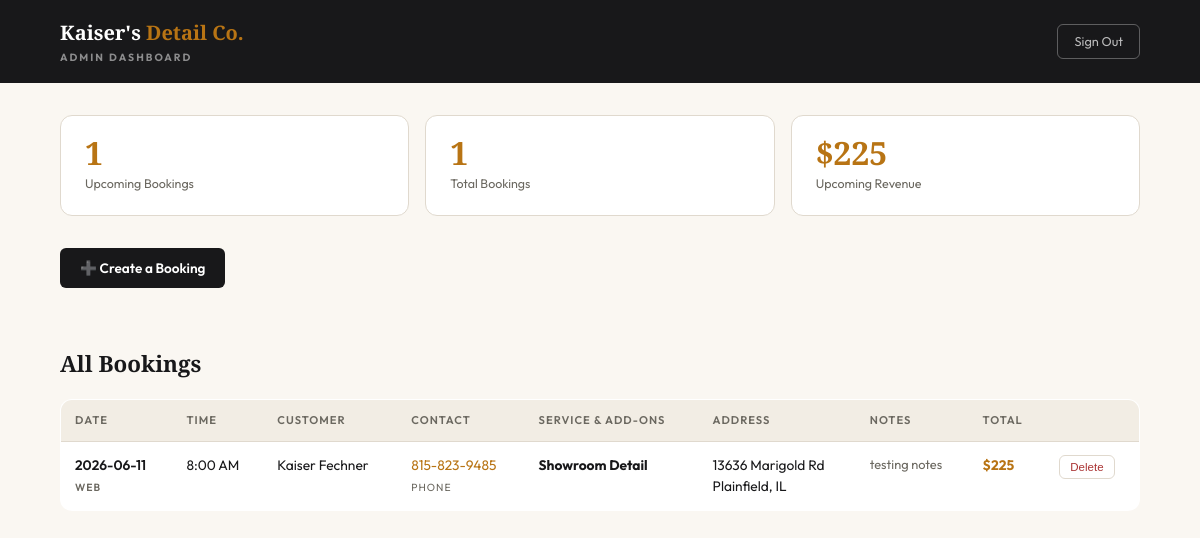
/admin (signed in), run on the app's committed database.
### tables this page shows
CREATE TABLE bookings (
            id            INTEGER PRIMARY KEY AUTOINCREMENT,
            booking_date  TEXT NOT NULL UNIQUE,   -- one booking per day (YYYY-MM-DD)
            arrival_time  TEXT NOT NULL,
            service_key   TEXT NOT NULL,
            service_name  TEXT NOT NULL,
            addons_json   TEXT NOT NULL DEFAULT '[]',
            total_price   INTEGER NOT NULL,
            customer_name TEXT NOT NULL,
            contact_type  TEXT NOT NULL,          -- 'phone' or 'email'
            contact_value TEXT NOT NULL,
            street        TEXT NOT NULL,
            city          TEXT NOT NULL,
            state         TEXT NOT NULL,
            notes         TEXT DEFAULT '',
            agreed_terms  INTEGER NOT NULL DEFAULT 0,
            source        TEXT NOT NULL DEFAULT 'web', -- 'web' or 'admin'
            created_at    TEXT NOT NULL
        );

### app.py (the view)
@app.route("/admin")
@login_required
def admin_dashboard():
    conn = get_db()
    rows = conn.execute(
        "SELECT * FROM bookings ORDER BY booking_date ASC, arrival_time ASC"
    ).fetchall()
    conn.close()
    bookings = []
    for r in rows:
        b = dict(r)
        addon_names = [ADDONS[a]["name"] for a in json.loads(b["addons_json"]) if a in ADDONS]
        b["addon_names"] = addon_names
        b["is_past"] = b["booking_date"] < date.today().isoformat()
        bookings.append(b)
    return render_template(
        "admin.html",
        bookings=bookings,
        services=SERVICES,
        addons=ADDONS,
        service_addons=SERVICE_ADDONS,
        time_slots=TIME_SLOTS,
        today=(date.today() + timedelta(days=1)).isoformat(),
    )

### app.py (called while the page is built)
def get_db():
    conn = sqlite3.connect(DB_PATH)
    conn.row_factory = sqlite3.Row
    conn.execute("PRAGMA journal_mode=WAL;")
    return conn

def login_required(f):
    @wraps(f)
    def wrapper(*args, **kwargs):
        if not session.get("admin"):
            return redirect(url_for("admin_login"))
        return f(*args, **kwargs)
    return wrapper

@app.context_processor
def inject_flash():
    flash = session.pop("flash", None)
    return {"flash": flash}

### templates/admin.html (shortened to what this page needs)
<!DOCTYPE html>
<html lang="en">
<head>
</head>
<body>
<header>
  <div class="brand">Kaiser's <span>Detail Co.</span><small>Admin Dashboard</small></div>
  <a href="{{ url_for('admin_logout') }}" class="logout">Sign Out</a>
</header>
<div class="wrap">
  {% set upcoming = bookings | selectattr('is_past', 'equalto', False) | list %}
  {% set revenue = upcoming | sum(attribute='total_price') %}
  <div class="stats">
    <div class="stat"><div class="n">{{ upcoming | length }}</div><div class="l">Upcoming Bookings</div></div>
    <div class="stat"><div class="n">{{ bookings | length }}</div><div class="l">Total Bookings</div></div>
    <div class="stat"><div class="n">${{ revenue }}</div><div class="l">Upcoming Revenue</div></div>
  </div>
  <div class="section">
    <button class="toggle-create" onclick="document.getElementById('create-form').style.display = document.getElementById('create-form').style.display==='none'?'block':'none'">➕ Create a Booking</button>
  </div>
  <div class="section">
    <h2>All Bookings</h2>
    {% if bookings %}
    <div class="scroll">
    <table>
      <thead>
        <tr>
          <th>Date</th><th>Time</th><th>Customer</th><th>Contact</th>
          <th>Service &amp; Add-Ons</th><th>Address</th><th>Notes</th><th>Total</th><th></th>
        </tr>
      </thead>
      <tbody>
        {% for b in bookings %}
        <tr class="{{ 'past' if b.is_past else '' }}">
          <td class="date-cell">{{ b.booking_date }}<br><span class="src">{{ b.source }}</span></td>
          <td>{{ b.arrival_time }}</td>
          <td>{{ b.customer_name }}</td>
          <td class="contact-cell">
            {% if b.contact_type == 'phone' %}<a href="tel:{{ b.contact_value }}">{{ b.contact_value }}</a>
            {% else %}<a href="mailto:{{ b.contact_value }}">{{ b.contact_value }}</a>{% endif %}
            <br><span class="src">{{ b.contact_type }}</span>
          </td>
          <td><strong>{{ b.service_name }}</strong>{% if b.addon_names %}<br>{% for a in b.addon_names %}<span class="tag">{{ a }}</span>{% endfor %}{% endif %}</td>
          <td>{{ b.street }}<br>{{ b.city }}, {{ b.state }}</td>
          <td style="max-width:180px;font-size:0.8rem;color:var(--muted);">{{ b.notes or '—' }}</td>
          <td class="total-cell">${{ b.total_price }}</td>
          <td>
            <form method="POST" action="{{ url_for('admin_delete', booking_id=b.id) }}" onsubmit="return confirm('Delete this booking?');">
              <button class="del" type="submit">Delete</button>
            </form>
          </td>
        </tr>
        {% endfor %}
      </tbody>
    </table>
    </div>
    {% else %}
    <div class="create-card empty">No bookings yet. They'll appear here as customers reserve days.</div>
    {% endif %}
  </div>
</div>
</body>
</html>

### templates/admin.html (style rules this page uses)
:root { --cream:#faf7f2;--cream2:#f2ede4;--charcoal:#18181a;--ink:#2e2d2b;--muted:#6b6860;--rule:#e0d9ce;--gold:#b87414;--gold-h:#9a600e;--gold-bg:#fdf3e0;--gold-bd:#e8c47a;--r:6px;--rl:12px; }
* { margin:0;padding:0;box-sizing:border-box; }
body { background:var(--cream);font-family:'Outfit',sans-serif;color:var(--charcoal);line-height:1.5; }
header { background:var(--charcoal);padding:1.1rem 5%;display:flex;align-items:center;justify-content:space-between;flex-wrap:wrap;gap:1rem; }
.brand { font-family:'Playfair Display',serif;font-size:1.25rem;font-weight:700;color:#fff; }
.brand span { color:var(--gold); }
.brand small { display:block;font-family:'Outfit',sans-serif;font-size:0.65rem;letter-spacing:2px;text-transform:uppercase;color:rgba(255,255,255,0.5);margin-top:2px; }
.logout { color:rgba(255,255,255,0.7);font-size:0.8rem;text-decoration:none;border:1px solid rgba(255,255,255,0.3);padding:7px 16px;border-radius:var(--r);transition:0.15s; }
.wrap { max-width:1200px;margin:0 auto;padding:2rem 5% 4rem; }
.stats { display:grid;grid-template-columns:repeat(auto-fit,minmax(160px,1fr));gap:1rem;margin-bottom:2rem; }
.stat { background:#fff;border:1px solid var(--rule);border-radius:var(--rl);padding:1.3rem 1.5rem; }
.stat .n { font-family:'Playfair Display',serif;font-size:2rem;font-weight:700;color:var(--gold);line-height:1; }
.stat .l { font-size:0.78rem;color:var(--muted);margin-top:0.4rem; }
h2 { font-family:'Playfair Display',serif;font-size:1.4rem;margin-bottom:1.2rem; }
.section { margin-bottom:2.5rem; }
table { width:100%;border-collapse:collapse;background:#fff;border:1px solid var(--rule);border-radius:var(--rl);overflow:hidden; }
th { background:var(--cream2);text-align:left;font-size:0.7rem;letter-spacing:1px;text-transform:uppercase;color:var(--muted);padding:12px 14px;font-weight:600; }
td { padding:13px 14px;font-size:0.86rem;border-top:1px solid var(--rule);vertical-align:top; }
.src { font-size:0.65rem;letter-spacing:1px;text-transform:uppercase;color:var(--muted); }
.date-cell { font-weight:600;white-space:nowrap; }
.contact-cell a { color:var(--gold);text-decoration:none; }
.total-cell { font-weight:700;color:var(--gold);white-space:nowrap; }
.del { background:none;border:1px solid var(--rule);color:#a33;font-size:0.72rem;padding:5px 10px;border-radius:var(--r);cursor:pointer;transition:0.15s; }
.toggle-create { background:var(--charcoal);color:#fff;border:none;padding:11px 20px;border-radius:var(--r);font-family:'Outfit',sans-serif;font-weight:600;font-size:0.85rem;cursor:pointer;margin-bottom:1.2rem; }
.scroll { overflow-x:auto; }

### data on the page
bookings: booking_date "2026-06-11", source "WEB", arrival_time "8:00 AM", customer_name "Kaiser Fechner", contact_value "815-823-9485", contact_type "PHONE", service_name "Showroom Detail", street "13636 Marigold Rd", city "Plainfield", state "IL", notes "testing notes", total_price "225"

### other printed values
{{ upcoming | length }} "1"
{{ bookings | length }} "1"
{{ revenue }} "225"
